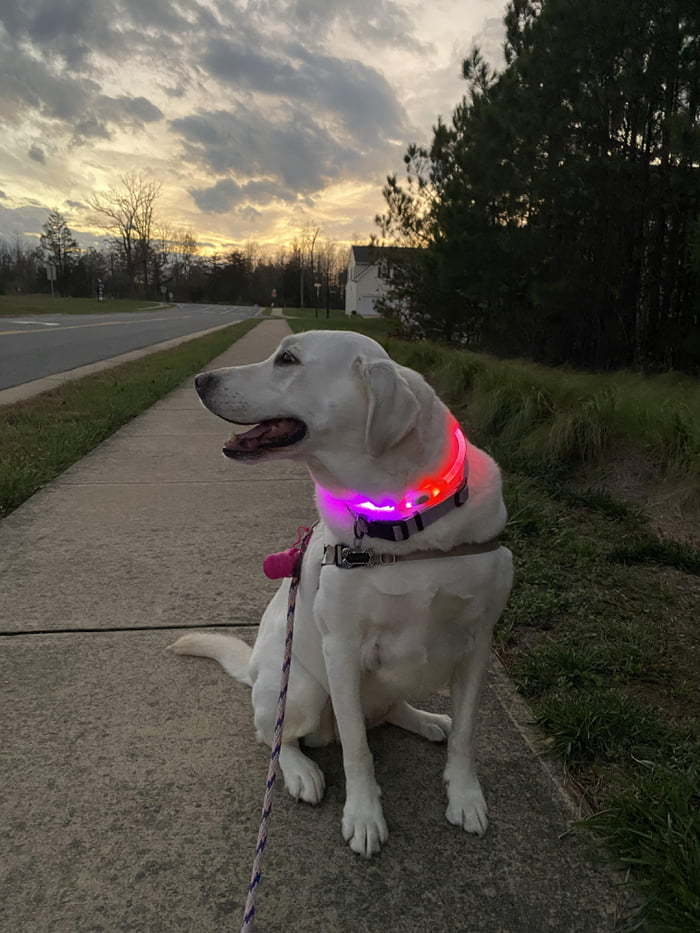
#> input picture Images/dog-color.jpg, 700 x 933 px
$ python '14-RGB-based Segmentation.py'
#> lines starting #> are read from the running program, lines starting #| are printed output that depends on the picture; after the words box and inside, x2 and y2 are one past the last pixel; in counts of white or black regions, pixels touching at a corner belong together
import cv2
import numpy as np

def rgb_segmentation(img, lower_threshold, upper_threshold):
    segmented_img = cv2.inRange(img, lower_threshold, upper_threshold)
    return segmented_img

img = cv2.imread('Images/dog-color.jpg')
#> img is the input picture: shape (933, 700, 3); mean B, G, R 71.2, 80.8, 85.5
lower_threshold = np.array([100, 50, 50])
upper_threshold = np.array([140, 255, 255])
segmented_img = rgb_segmentation(img, lower_threshold, upper_threshold)
#> in rgb_segmentation, `segmented_img = cv2.inRange(img, lower_threshold, upper_threshold)`:
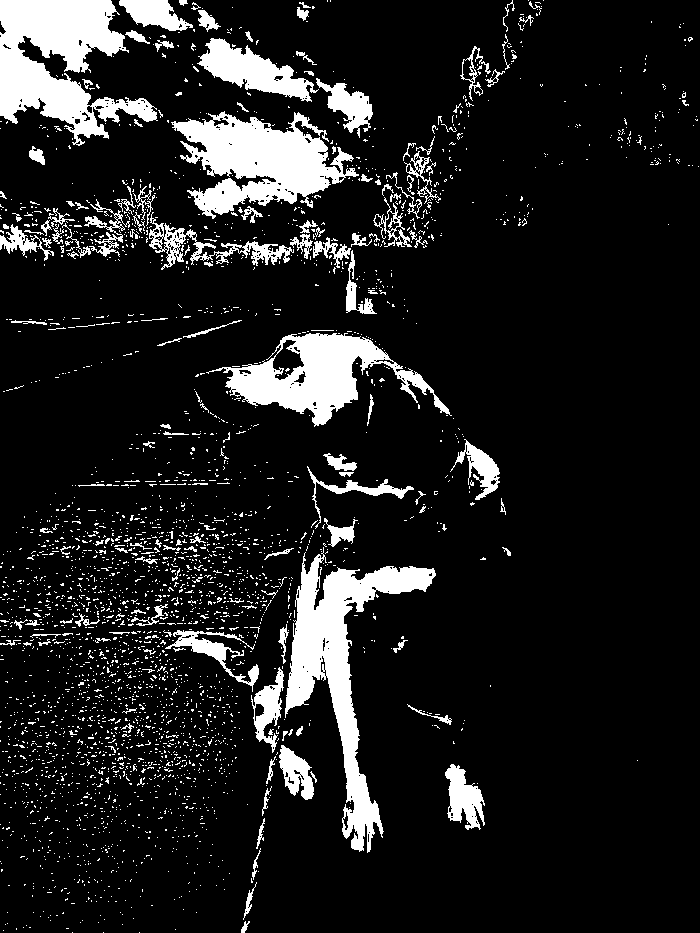
#> segmented_img: shape (933, 700); 11.9% white; 3086 white regions (2932 under 20 px), largest, box (x1, y1, x2, y2) and area: (0, 0, 158, 146) 11979, (285, 547, 436, 853) 11938, (171, 111, 359, 219) 10392

cv2.namedWindow('RGB Segmentation', cv2.WINDOW_NORMAL)
cv2.resizeWindow('RGB Segmentation', 400, 300)

cv2.imshow('RGB Segmentation', segmented_img)
cv2.waitKey(0)

$ run again, with Images/dog.jpg copied over Images/dog-color.jpg
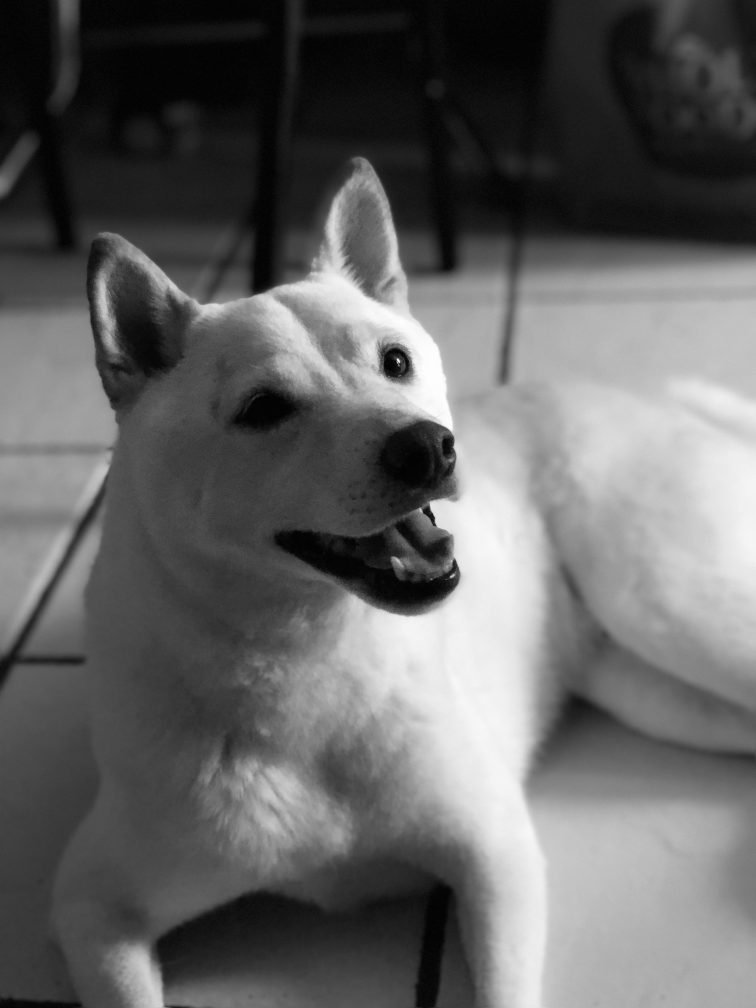
#> input picture Images/dog.jpg, 3024 x 4032 px (shown at 1/4 size)
#> img is the input picture: shape (4032, 3024, 3); min 0, max 255, mean 99.8
#> in rgb_segmentation, `segmented_img = cv2.inRange(img, lower_threshold, upper_threshold)`:
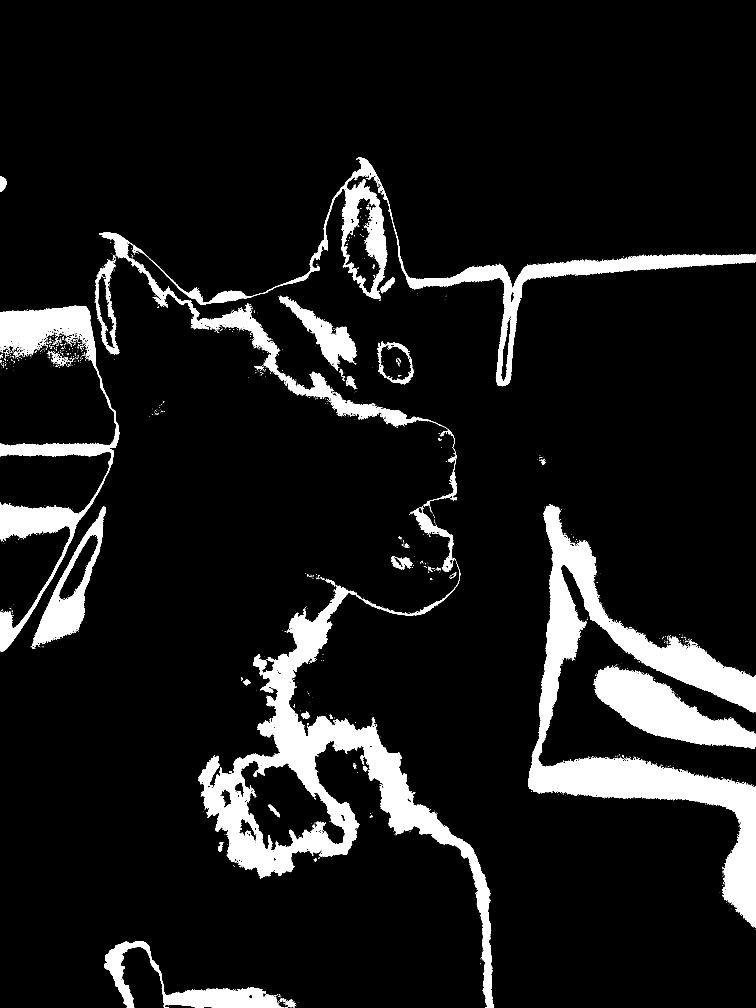
#> segmented_img: shape (4032, 3024) (shown at 1/4 size); 9.6% white; 2076 white regions (1906 under 20 px), largest, box (x1, y1, x2, y2) and area: (2112, 2023, 3024, 3710) 318389, (792, 2250, 1976, 4032) 295047, (397, 630, 3024, 1712) 185482
